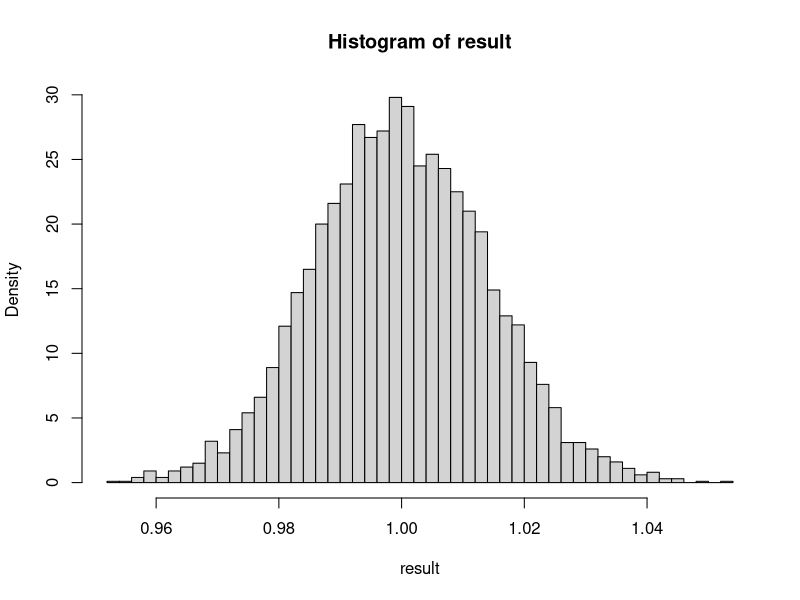

The R source for this figure:
rate <- 1
n <- 5*10^3
rep <- 5*10^3
result <- c()

for (i in c(1:rep)){
  result <- append(result, mean(rexp(n, rate = rate)))
}

hist(result, freq = FALSE, breaks = 50)
